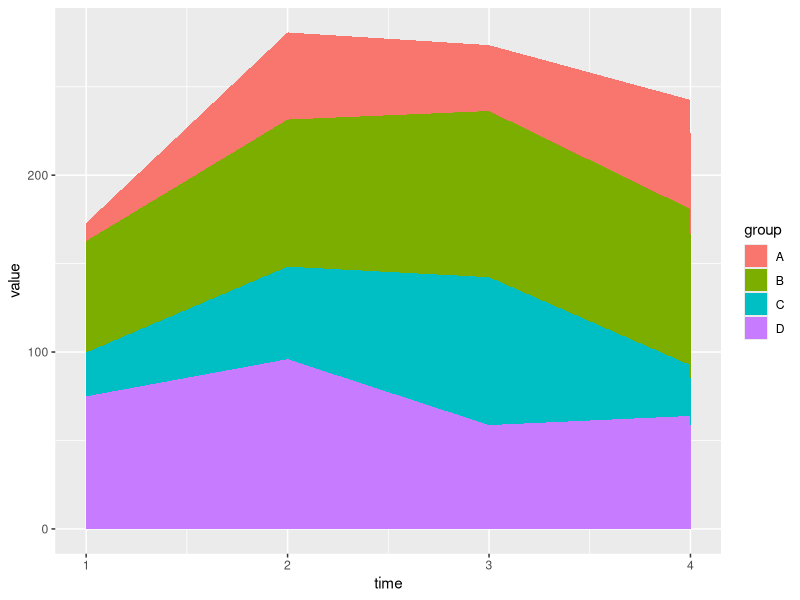

The R script that drew this image:
## ---- chunk 1
library(ggplot2)
library(dplyr)
## ---- chunk 2
data <- read.csv("./precipitation_mean_max_min_temp_1901_2020_vi.csv")
print(is.data.frame(data))
print(ncol(data))
print(nrow(data))
print(data)

## ---- chunk 3
years <- data['Giai.đoạn']
print(unique(years))
tempurature <- as.double(unlist(data['Nhiệt.độ.cao.nhất']))
#tempurature <- append(tempurature, as.double(unlist(data['Nhiệt.độ.thấp.nhất'])))
#print(tempurature)
p <- ggplot(data, aes(x=Giai.đoạn, y=tempurature, fill=Giai.đoạn)) + geom_area()
#print(p)
## ---- chunk 4
time <- as.numeric(rep(seq(1,4),each=4))  # x Axis
value <- runif(16, 10, 100)               # y Axis
group <- rep(LETTERS[1:4],times=4)        # group, one shape per group
data <- data.frame(time, value, group)

# stacked area chart
ggplot(data, aes(x=time, y=value, fill=group)) + 
    geom_area()

